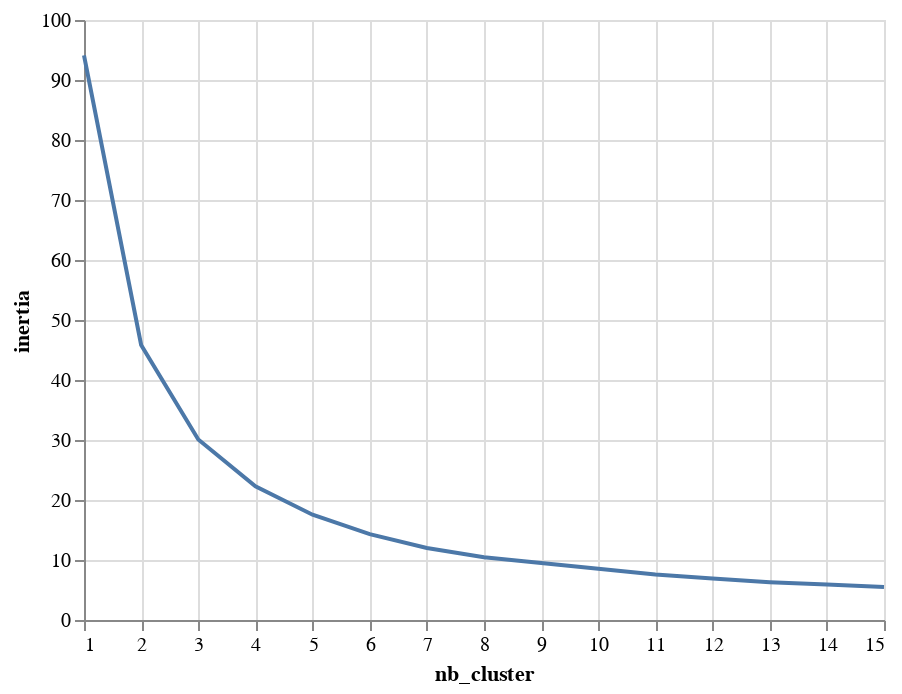

This figure's notebook cell:
### Markdown cell above
**Plotting a line chart to show inertia scores**

### Code cell
#Storing inertia scores in a new column
cluster_df['inertia'] = inertia_list

#Plotting a line chart showing inertia scores
alt.Chart(cluster_df).mark_line().encode(alt.X('nb_cluster'), alt.Y('inertia'))

### Figure 1 — Vega-Lite specification as saved in the notebook (floating-point values rounded to 4 significant figures)
{"config": {"view": {"continuousWidth": 400, "continuousHeight": 300}}, "data": {"name": "data-52a7c028f30c2e116171a39cad06b7ae"}, "mark": "line", "encoding": {"x": {"field": "nb_cluster", "type": "quantitative"}, "y": {"field": "inertia", "type": "quantitative"}}, "$schema": "https://vega.github.io/schema/vega-lite/v4.17.0.json", "datasets": {"data-52a7c028f30c2e116171a39cad06b7ae": [{"nb_cluster": 1, "inertia": 94.12}, {"nb_cluster": 2, "inertia": 45.84}, {"nb_cluster": 3, "inertia": 30.09}, {"nb_cluster": 4, "inertia": 22.27}, {"nb_cluster": 5, "inertia": 17.54}, {"nb_cluster": 6, "inertia": 14.31}, {"nb_cluster": 7, "inertia": 12.01}, {"nb_cluster": 8, "inertia": 10.47}, {"nb_cluster": 9, "inertia": 9.505}, {"nb_cluster": 10, "inertia": 8.55}, {"nb_cluster": 11, "inertia": 7.594}, {"nb_cluster": 12, "inertia": 6.903}, {"nb_cluster": 13, "inertia": 6.31}, {"nb_cluster": 14, "inertia": 5.918}, {"nb_cluster": 15, "inertia": 5.497}]}}
